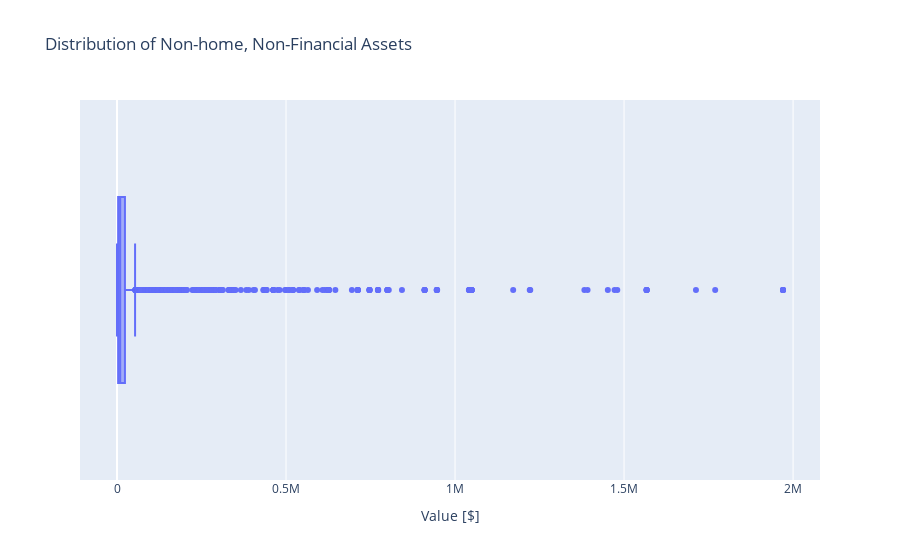

Notebook code cell kept with this figure:
### Markdown cell above
I will use plotly express to create a horizontal boxplot of "NHNFIN" to determine if the values are skewed

### Code cell
# Create a boxplot of `NHNFIN`
fig = px.box(
    data_frame=df,
    x="NHNFIN",
    title= "Distribution of Non-home, Non-Financial Assets"
)
fig.update_layout(xaxis_title="Value [$]")

fig.show()
plt.savefig("images2.png", dpi=150)

### Figure 1 — Plotly figure (JSON) as saved in the notebook; plotly's stock layout.template omitted (floating-point values rounded to 4 significant figures; data arrays with more than 128 entries replaced by an {"elided": "..."} marker saying what was removed)
{"data": [{"alignmentgroup": "True", "hovertemplate": "NHNFIN=%{x}<extra></extra>", "legendgroup": "", "marker": {"color": "#636efa"}, "name": "", "notched": false, "offsetgroup": "", "orientation": "h", "showlegend": false, "type": "box", "x": {"elided": "4418 int values"}, "x0": " ", "xaxis": "x", "y0": " ", "yaxis": "y"}], "layout": {"boxmode": "group", "legend": {"tracegroupgap": 0}, "title": {"text": "Distribution of Non-home, Non-Financial Assets"}, "xaxis": {"anchor": "y", "domain": [0, 1], "title": {"text": "Value [$]"}}, "yaxis": {"anchor": "x", "domain": [0, 1]}}}
